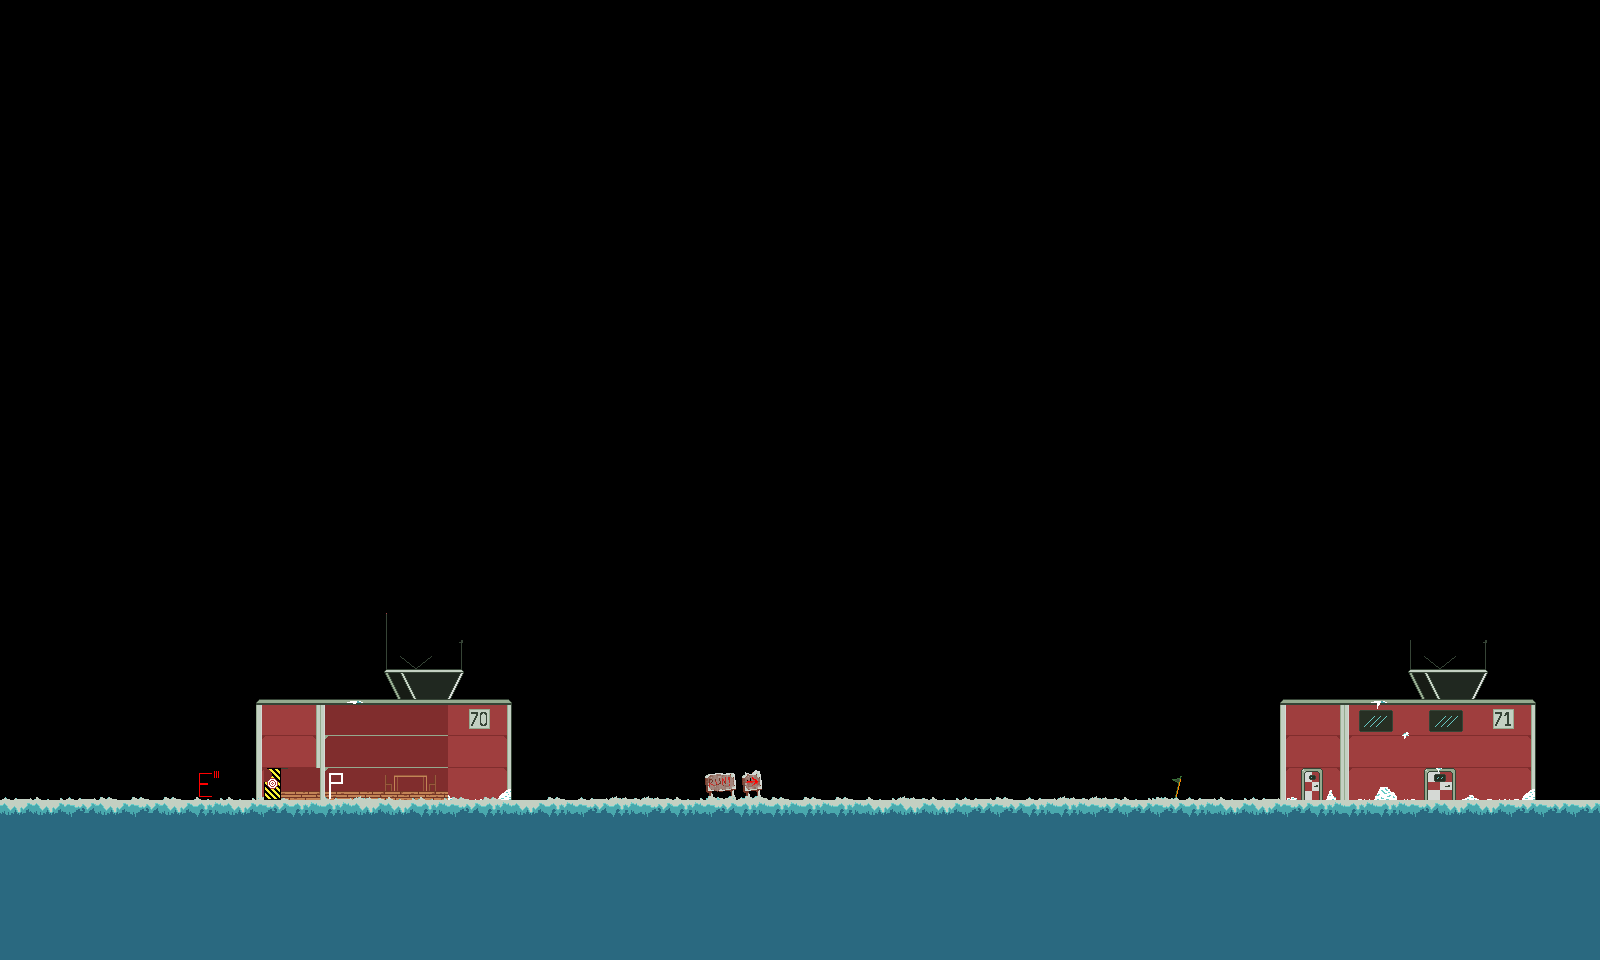

A level layout from a 2D game, rendered from its tile map. Below: a short description, then the map file with tile-grid data replaced by summaries:
An orthogonal 50x30 tile map with 32x32 px tiles, 6 tile layers (Background, Foreground, Player, EnemySpawn, ...) and 9 objects.

<map version="1.9" tiledversion="1.9.2" orientation="orthogonal" renderorder="right-down" compressionlevel="0" width="50" height="30" tilewidth="32" tileheight="32" infinite="0" nextlayerid="12" nextobjectid="109">
 <tileset firstgid="1" name="spritesheet" tilewidth="32" tileheight="32" tilecount="256" columns="16">
  <image source="../../spritesheet/spritesheet.png" width="512" height="512" />
 </tileset>
 <layer id="1" name="Background" width="50" height="30">
  <data>[1500 cells, 341 non-empty, 71 distinct tile ids]</data>
 </layer>
 <layer id="9" name="Foreground" width="50" height="30">
  <data>[1500 cells, 39 non-empty, 5 distinct tile ids]</data>
 </layer>
 <layer id="3" name="Player" width="50" height="30">
  <data>[1500 cells, 1 non-empty, 1 distinct tile ids]</data>
 </layer>
 <layer id="5" name="EnemySpawn" width="50" height="30">
  <data>[1500 cells, 1 non-empty, 1 distinct tile ids]</data>
 </layer>
 <objectgroup id="6" name="Inside">
  <object id="94" x="320" y="704" width="192" height="96" />
  <object id="107" x="192" y="640" width="320" height="160" />
  <object id="108" x="1280" y="704" width="256" height="96" />
 </objectgroup>
 <layer id="7" name="Heatsource" width="50" height="30">
  <data>[1500 cells, 0 non-empty, 0 distinct tile ids]</data>
 </layer>
 <objectgroup id="11" name="Player Only Platforms">
  <object id="91" x="256" y="640" width="64" height="160" />
 </objectgroup>
 <layer id="10" name="Breakable" width="50" height="30">
  <data>[1500 cells, 1 non-empty, 1 distinct tile ids]</data>
 </layer>
 <objectgroup id="2" name="Platforms">
  <object id="89" x="0" y="800" width="1600" height="160" />
  <object id="92" x="256" y="640" width="64" height="128" />
  <object id="96" x="320" y="640" width="128" height="64" />
  <object id="97" x="0" y="448" width="32" height="352" />
 </objectgroup>
 <objectgroup id="4" name="Checkpoint">
  <object id="104" x="1216" y="672" width="64" height="128" />
 </objectgroup>
</map>
